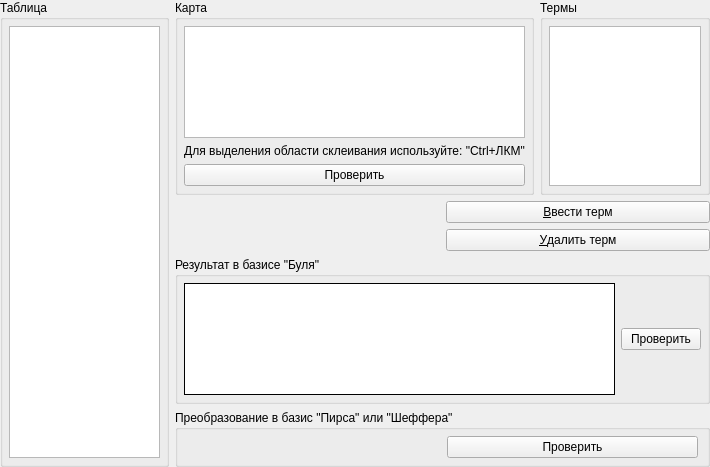
<?xml version="1.0" encoding="UTF-8"?>
<ui version="4.0">
 <class>QLabCarnoCardWgt</class>
 <widget class="QWidget" name="QLabCarnoCardWgt">
  <property name="geometry">
   <rect>
    <x>0</x>
    <y>0</y>
    <width>710</width>
    <height>467</height>
   </rect>
  </property>
  <property name="windowTitle">
   <string>Form</string>
  </property>
  <layout class="QVBoxLayout" name="verticalLayout" stretch="0">
   <property name="leftMargin">
    <number>0</number>
   </property>
   <property name="topMargin">
    <number>0</number>
   </property>
   <property name="rightMargin">
    <number>0</number>
   </property>
   <property name="bottomMargin">
    <number>0</number>
   </property>
   <item>
    <layout class="QHBoxLayout" name="horizontalLayout" stretch="0,0">
     <item>
      <widget class="QGroupBox" name="groupBoxFuncPreview">
       <property name="sizePolicy">
        <sizepolicy hsizetype="Preferred" vsizetype="Preferred">
         <horstretch>0</horstretch>
         <verstretch>0</verstretch>
        </sizepolicy>
       </property>
       <property name="sizeIncrement">
        <size>
         <width>0</width>
         <height>0</height>
        </size>
       </property>
       <property name="title">
        <string>Таблица</string>
       </property>
       <layout class="QVBoxLayout" name="verticalLayout_2">
        <property name="leftMargin">
         <number>6</number>
        </property>
        <property name="topMargin">
         <number>6</number>
        </property>
        <property name="rightMargin">
         <number>6</number>
        </property>
        <property name="bottomMargin">
         <number>6</number>
        </property>
        <item>
         <widget class="QTableWidget" name="tableWidgetFuncPreview">
          <property name="font">
           <font>
            <family>Times New Roman</family>
            <pointsize>12</pointsize>
           </font>
          </property>
          <property name="styleSheet">
           <string notr="true">color: rgb(0, 0, 0);
border-color: rgb(0, 0, 0);
gridline-color: rgb(0, 0, 0);</string>
          </property>
          <property name="editTriggers">
           <set>QAbstractItemView::NoEditTriggers</set>
          </property>
          <property name="alternatingRowColors">
           <bool>true</bool>
          </property>
          <property name="selectionMode">
           <enum>QAbstractItemView::NoSelection</enum>
          </property>
          <attribute name="horizontalHeaderVisible">
           <bool>false</bool>
          </attribute>
          <attribute name="verticalHeaderVisible">
           <bool>false</bool>
          </attribute>
         </widget>
        </item>
       </layout>
      </widget>
     </item>
     <item>
      <layout class="QVBoxLayout" name="verticalLayout_3" stretch="0,0,0,0">
       <property name="sizeConstraint">
        <enum>QLayout::SetDefaultConstraint</enum>
       </property>
       <item>
        <layout class="QHBoxLayout" name="horizontalLayout_2">
         <property name="sizeConstraint">
          <enum>QLayout::SetDefaultConstraint</enum>
         </property>
         <item>
          <widget class="QGroupBox" name="groupBox_3">
           <property name="title">
            <string>Карта</string>
           </property>
           <layout class="QVBoxLayout" name="verticalLayout_6">
            <property name="leftMargin">
             <number>6</number>
            </property>
            <property name="topMargin">
             <number>6</number>
            </property>
            <property name="rightMargin">
             <number>6</number>
            </property>
            <property name="bottomMargin">
             <number>6</number>
            </property>
            <item>
             <layout class="QHBoxLayout" name="horizontalLayout_7">
              <item>
               <widget class="QCarnoCardWgt" name="tableWidgetCardCarno">
                <property name="font">
                 <font>
                  <family>Times New Roman</family>
                  <pointsize>12</pointsize>
                 </font>
                </property>
                <property name="styleSheet">
                 <string notr="true">selection-background-color: rgb(0, 255, 0);
border-color: rgb(0, 0, 0);
gridline-color: rgb(0, 0, 0);
color: rgb(0, 0, 0);
selection-color: rgb(0, 0, 0);</string>
                </property>
                <property name="editTriggers">
                 <set>QAbstractItemView::NoEditTriggers</set>
                </property>
                <attribute name="horizontalHeaderVisible">
                 <bool>false</bool>
                </attribute>
                <attribute name="verticalHeaderVisible">
                 <bool>false</bool>
                </attribute>
               </widget>
              </item>
             </layout>
            </item>
            <item>
             <widget class="QLabel" name="label">
              <property name="text">
               <string>Для выделения области склеивания используйте: &quot;Ctrl+ЛКМ&quot;</string>
              </property>
              <property name="alignment">
               <set>Qt::AlignCenter</set>
              </property>
             </widget>
            </item>
            <item>
             <widget class="QPushButton" name="pushButtonCardCheck">
              <property name="text">
               <string>Проверить</string>
              </property>
             </widget>
            </item>
           </layout>
          </widget>
         </item>
         <item>
          <widget class="QGroupBox" name="groupBoxTermsLst">
           <property name="title">
            <string>Термы</string>
           </property>
           <layout class="QVBoxLayout" name="verticalLayout_4">
            <property name="leftMargin">
             <number>6</number>
            </property>
            <property name="topMargin">
             <number>6</number>
            </property>
            <property name="rightMargin">
             <number>6</number>
            </property>
            <property name="bottomMargin">
             <number>6</number>
            </property>
            <item>
             <widget class="QTermsListWgt" name="tableWidgetTermsLst">
              <property name="font">
               <font>
                <family>Times New Roman</family>
                <pointsize>12</pointsize>
               </font>
              </property>
              <property name="styleSheet">
               <string notr="true">selection-color: rgb(0, 0, 0);
border-color: rgb(0, 0, 0);
color: rgb(0, 0, 0);
gridline-color: rgb(0, 0, 0);
selection-background-color: rgb(0, 255, 0);</string>
              </property>
              <property name="editTriggers">
               <set>QAbstractItemView::NoEditTriggers</set>
              </property>
              <property name="selectionMode">
               <enum>QAbstractItemView::SingleSelection</enum>
              </property>
              <attribute name="horizontalHeaderVisible">
               <bool>false</bool>
              </attribute>
              <attribute name="verticalHeaderVisible">
               <bool>false</bool>
              </attribute>
             </widget>
            </item>
           </layout>
          </widget>
         </item>
        </layout>
       </item>
       <item>
        <layout class="QHBoxLayout" name="horizontalLayout_4">
         <item>
          <widget class="QTermEdit" name="widgetTermEdit" native="true"/>
         </item>
         <item>
          <layout class="QVBoxLayout" name="verticalLayout_9">
           <item>
            <widget class="QPushButton" name="pushButtonAddTerm">
             <property name="text">
              <string>&amp;Ввести терм</string>
             </property>
            </widget>
           </item>
           <item>
            <widget class="QPushButton" name="pushButtonDelTerm">
             <property name="text">
              <string>&amp;Удалить терм</string>
             </property>
            </widget>
           </item>
          </layout>
         </item>
        </layout>
       </item>
       <item>
        <layout class="QVBoxLayout" name="verticalLayout_7">
         <property name="topMargin">
          <number>0</number>
         </property>
         <property name="bottomMargin">
          <number>0</number>
         </property>
         <item>
          <widget class="QGroupBox" name="groupBoxResult">
           <property name="title">
            <string>Результат в базисе &quot;Буля&quot;</string>
           </property>
           <layout class="QHBoxLayout" name="horizontalLayout_3">
            <property name="leftMargin">
             <number>6</number>
            </property>
            <property name="topMargin">
             <number>6</number>
            </property>
            <property name="rightMargin">
             <number>6</number>
            </property>
            <property name="bottomMargin">
             <number>6</number>
            </property>
            <item>
             <widget class="QCarnoTextWgt" name="textBrowserResult">
              <property name="font">
               <font>
                <family>Times New Roman</family>
                <pointsize>12</pointsize>
               </font>
              </property>
              <property name="styleSheet">
               <string notr="true">border-color: rgb(0, 0, 0);
color: rgb(0, 0, 0);</string>
              </property>
              <property name="frameShape">
               <enum>QFrame::Panel</enum>
              </property>
              <property name="frameShadow">
               <enum>QFrame::Plain</enum>
              </property>
             </widget>
            </item>
            <item>
             <widget class="QPushButton" name="pushButtonCheckResult">
              <property name="text">
               <string>Проверить</string>
              </property>
             </widget>
            </item>
           </layout>
          </widget>
         </item>
        </layout>
       </item>
       <item>
        <widget class="QGroupBox" name="groupBoxBasisEdit">
         <property name="title">
          <string>Преобразование в базис &quot;Пирса&quot; или &quot;Шеффера&quot;</string>
         </property>
         <layout class="QHBoxLayout" name="horizontalLayout_5">
          <property name="spacing">
           <number>9</number>
          </property>
          <property name="sizeConstraint">
           <enum>QLayout::SetDefaultConstraint</enum>
          </property>
          <property name="leftMargin">
           <number>9</number>
          </property>
          <property name="topMargin">
           <number>6</number>
          </property>
          <property name="rightMargin">
           <number>9</number>
          </property>
          <property name="bottomMargin">
           <number>6</number>
          </property>
          <item>
           <widget class="QBasisEdit" name="widgetBasisEdit" native="true">
            <layout class="QVBoxLayout" name="verticalLayout_5"/>
           </widget>
          </item>
          <item>
           <widget class="QPushButton" name="pushButtonCheckBasis">
            <property name="text">
             <string>Проверить</string>
            </property>
           </widget>
          </item>
         </layout>
        </widget>
       </item>
      </layout>
     </item>
    </layout>
   </item>
  </layout>
 </widget>
 <customwidgets>
  <customwidget>
   <class>QBasisEdit</class>
   <extends>QWidget</extends>
   <header>qbasisedit.h</header>
   <container>1</container>
  </customwidget>
  <customwidget>
   <class>QCarnoCardWgt</class>
   <extends>QTableWidget</extends>
   <header>qlabcarnocardwgt.h</header>
  </customwidget>
  <customwidget>
   <class>QTermsListWgt</class>
   <extends>QTableWidget</extends>
   <header>qlabcarnocardwgt.h</header>
  </customwidget>
  <customwidget>
   <class>QTermEdit</class>
   <extends>QWidget</extends>
   <header>qtermedit.h</header>
   <container>1</container>
  </customwidget>
  <customwidget>
   <class>QCarnoTextWgt</class>
   <extends>QTextBrowser</extends>
   <header>qlabcarnocardwgt.h</header>
  </customwidget>
 </customwidgets>
 <resources/>
 <connections/>
</ui>
